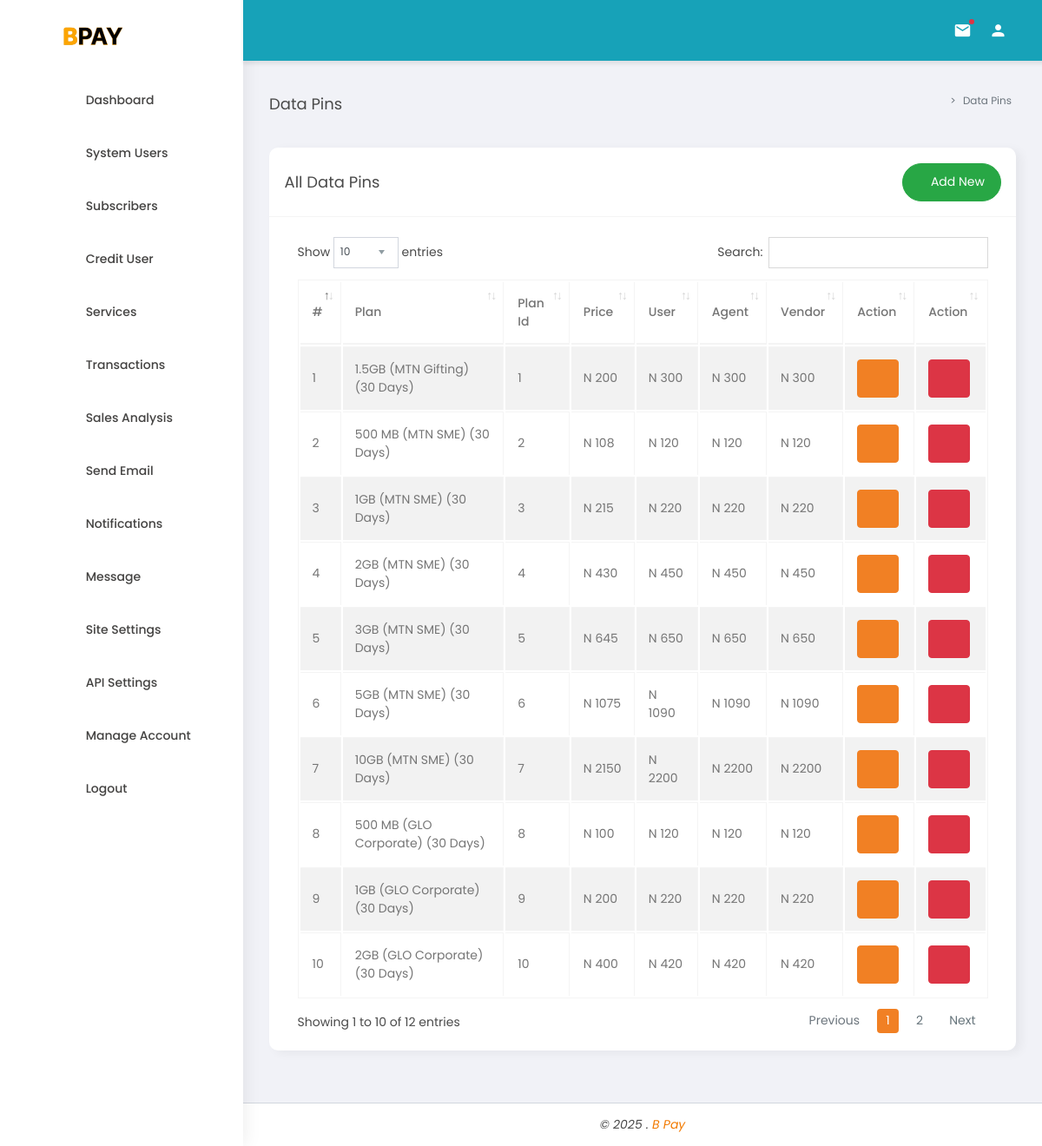
Screenshot of /admin/dashboard/data-pins (signed in) with the database file from the repository.
### tables this page shows
CREATE TABLE `datapins` (
  `dpId` int NOT NULL,
  `name` varchar(255) NOT NULL,
  `price` varchar(255) NOT NULL,
  `userprice` varchar(255) NOT NULL,
  `agentprice` varchar(255) NOT NULL,
  `vendorprice` varchar(255) NOT NULL,
  `planid` varchar(255) NOT NULL,
  `type` varchar(255) DEFAULT NULL,
  `datanetwork` tinyint NOT NULL,
  `day` varchar(255) NOT NULL
);

CREATE TABLE `networkid` (
  `nId` int NOT NULL,
  `networkid` varchar(10) NOT NULL,
  `smeId` varchar(10) NOT NULL,
  `giftingId` varchar(10) NOT NULL,
  `corporateId` varchar(10) NOT NULL,
  `vtuId` varchar(10) NOT NULL,
  `sharesellId` varchar(10) NOT NULL,
  `network` varchar(20) NOT NULL,
  `networkStatus` varchar(10) NOT NULL DEFAULT 'Off',
  `vtuStatus` varchar(10) NOT NULL DEFAULT 'Off',
  `sharesellStatus` varchar(10) NOT NULL DEFAULT 'Off',
  `airtimepinStatus` varchar(10) NOT NULL DEFAULT 'Off',
  `smeStatus` varchar(10) NOT NULL DEFAULT 'Off',
  `giftingStatus` varchar(10) NOT NULL DEFAULT 'Off',
  `corporateStatus` varchar(10) NOT NULL DEFAULT 'Off',
  `datapinStatus` varchar(10) NOT NULL DEFAULT 'Off'
);

### core/Models/Model.php (called while the page is built, shortened)
<?php
	class Model{
		public static $host="localhost";
		public static $dbName="bpaycomp_new";
		public static $username="bpaycomp_new";
		public static $password="admin@25..25";
        public function connectDb(){
            $pdo = new PDO("mysql:host=".self::$host.";dbname=".self::$dbName,self::$username,self::$password);
	    	$pdo->setAttribute(PDO::ATTR_ERRMODE, PDO::ERRMODE_EXCEPTION);
	    	return $pdo;
        }
	}
?>

### admin/dashboard/includes/route.php (called while the page is built, shortened)
<?php
    $link=explode("/",$_GET["url"]);
    $url=$link[0];
    createView($url);
    function createView($url){
        if(file_exists($url.".php")){
            $data=getDataIfAny($url);
        }
    }
    function getDataIfAny($page){
        $controller = new AdminController;
        switch($page){
            case "data-pins":
                $data=array();
                $data[0]= $controller->getDataPins();
                $data[1]=$controller->getNetworks();
                return $data;
                break;
        }
    }
?>

### core/Models/AdminModel.php (called while the page is built, shortened)
<?php
	class AdminModel extends Model{
		public function getNetworks(){
			$dbh=self::connect();
			$sql = "SELECT * FROM networkid ORDER BY nId ASC";
            $query = $dbh->prepare($sql);
            $query->execute();
            $results=$query->fetchAll(PDO::FETCH_OBJ);
            return $results;
		}
		public function getDataPins(){
			$dbh=self::connect();
			$sql = "SELECT * FROM datapins a, networkid b WHERE a.datanetwork=b.nId";
            $query = $dbh->prepare($sql);
            $query->execute();
            $results=$query->fetchAll(PDO::FETCH_OBJ);
            return $results;
		}
	}
?>

### core/Controllers/AdminController.php (called while the page is built, shortened)
<?php
	class AdminController extends Controller{
		protected $model;
		public function __construct(){
			if(isset($_SESSION['sysId']) && isset($_SESSION["sysRole"])){
				if($_SESSION['sysId']!='' && $_SESSION["sysRole"] !=''){
					$this->model=new AdminModel;
				}
				else{ header("Location: ../"); exit();}
			}
			else{ header("Location: ../"); exit();}
		}
		public function getNetworks(){
			$data=$this->model->getNetworks();
			return $data;
		}
		public function getDataPins(){
			$data=$this->model->getDataPins();
			return $data;
		}
	}
?>

### admin/dashboard/data-pins.php (the view, shortened to what this page needs)
<div class="row">
    <div class="col-12">
        <div class="box">
            <div class="box-header with-border d-flex align-items-center justify-content-between">
              <h4 class="box-title">All Data Pins</h4>
			  <a class="btn btn-success btn-rounded text-white" data-toggle="modal" data-target="#addDataPins">
				  <i class="fa fa-plus" aria-hidden="true"></i> Add New
			  </a>
            </div>
            <div class="box-body">
				<div class="table-responsive">
				  <table id="example1" class="table table-sm table-bordered table-striped">
					<thead>
						<tr>
							<th>#</th>
			                <th>Plan</th>
			                <th>Plan Id</th>
			                <th>Price</th>
			                <th>User</th>
			                <th>Agent</th>
			                <th>Vendor</th>
			                <th>Action</th>
			                <th>Action</th>
						</tr>
					</thead>
					<tbody>
					<?php
                        $cnt=1; $results=$data[0];
                        if($results <> "" && $results <> 1){foreach($results as $result){   ?>
                        <tr>
                            <td><?php echo htmlentities($cnt);?></td>
                            <td><?php echo $result->name; ?> (<?php echo $result->network; ?> <?php echo $result->type; ?>) (<?php echo $result->day; ?> Days)</td>
                            <td><?php echo $result->planid; ?></td>
                            <td>N <?php echo $result->price; ?></td>
                            <td>N <?php echo $result->userprice; ?></td>
                            <td>N <?php echo $result->agentprice; ?></td>
                            <td>N <?php echo $result->vendorprice; ?></td>
                            <td>
                                <a href="#" onclick="editDataPinDetails('<?php echo $result->dpId; ?>','<?php echo $result->datanetwork; ?>','<?php echo $result->name; ?>','<?php echo $result->type; ?>','<?php echo $result->planid; ?>','<?php echo $result->day; ?>','<?php echo $result->price; ?>','<?php echo $result->userprice; ?>','<?php echo $result->agentprice; ?>','<?php echo $result->vendorprice; ?>')" class="btn btn-primary"><i class="fa fa-edit"></i></a>
						    </td>
                            <td>
                                <a href="#" onclick="deleteDataPin(<?php echo $result->dpId;?>)" class="btn btn-danger"><i class="fa fa-trash"></i></a>
						    </td>
                        </tr>
                        <?php $cnt=$cnt+1;}} ?>
					</tbody>
					</table>
				</div>
            </div>
          </div>
    </div>
</div>

### rows the page displays
datapins: name "1.5GB", networkid.network "MTN", type "Gifting", day "30", planid "1", price "200", userprice "300", agentprice "300", vendorprice "300"
datapins: name "500 MB", networkid.network "MTN", type "SME", day "30", planid "2", price "108", userprice "120", agentprice "120", vendorprice "120"
datapins: name "1GB", networkid.network "MTN", type "SME", day "30", planid "3", price "215", userprice "220", agentprice "220", vendorprice "220"
datapins: name "2GB", networkid.network "MTN", type "SME", day "30", planid "4", price "430", userprice "450", agentprice "450", vendorprice "450"
datapins: name "3GB", networkid.network "MTN", type "SME", day "30", planid "5", price "645", userprice "650", agentprice "650", vendorprice "650"
datapins: name "5GB", networkid.network "MTN", type "SME", day "30", planid "6", price "1075", userprice "1090", agentprice "1090", vendorprice "1090"
datapins: name "10GB", networkid.network "MTN", type "SME", day "30", planid "7", price "2150", userprice "2200", agentprice "2200", vendorprice "2200"
datapins: name "500 MB", networkid.network "GLO", type "Corporate", day "30", planid "8", price "100", userprice "120", agentprice "120", vendorprice "120"
datapins: name "1GB", networkid.network "GLO", type "Corporate", day "30", planid "9", price "200", userprice "220", agentprice "220", vendorprice "220"
datapins: name "2GB", networkid.network "GLO", type "Corporate", day "30", planid "10", price "400", userprice "420", agentprice "420", vendorprice "420"

### other values shown
$title "Data Pins"
